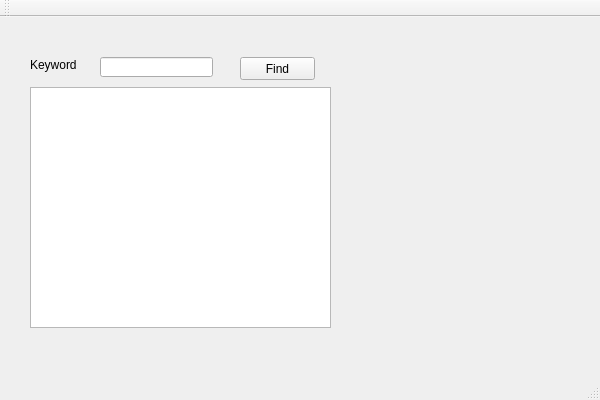
<?xml version="1.0" encoding="UTF-8"?>
<ui version="4.0">
 <class>MainWindow</class>
 <widget class="QMainWindow" name="MainWindow">
  <property name="geometry">
   <rect>
    <x>0</x>
    <y>0</y>
    <width>600</width>
    <height>400</height>
   </rect>
  </property>
  <property name="windowTitle">
   <string>MainWindow</string>
  </property>
  <widget class="QWidget" name="centralWidget">
   <widget class="QLabel" name="label">
    <property name="geometry">
     <rect>
      <x>30</x>
      <y>40</y>
      <width>61</width>
      <height>16</height>
     </rect>
    </property>
    <property name="text">
     <string>Keyword</string>
    </property>
   </widget>
   <widget class="QLineEdit" name="lineEdit">
    <property name="geometry">
     <rect>
      <x>100</x>
      <y>40</y>
      <width>113</width>
      <height>20</height>
     </rect>
    </property>
   </widget>
   <widget class="QPushButton" name="pushButton">
    <property name="geometry">
     <rect>
      <x>240</x>
      <y>40</y>
      <width>75</width>
      <height>23</height>
     </rect>
    </property>
    <property name="text">
     <string>Find</string>
    </property>
   </widget>
   <widget class="QTextEdit" name="textEdit">
    <property name="geometry">
     <rect>
      <x>30</x>
      <y>70</y>
      <width>301</width>
      <height>241</height>
     </rect>
    </property>
   </widget>
  </widget>
  <widget class="QMenuBar" name="menuBar">
   <property name="geometry">
    <rect>
     <x>0</x>
     <y>0</y>
     <width>600</width>
     <height>23</height>
    </rect>
   </property>
  </widget>
  <widget class="QToolBar" name="mainToolBar">
   <attribute name="toolBarArea">
    <enum>TopToolBarArea</enum>
   </attribute>
   <attribute name="toolBarBreak">
    <bool>false</bool>
   </attribute>
  </widget>
  <widget class="QStatusBar" name="statusBar"/>
 </widget>
 <layoutdefault spacing="6" margin="11"/>
 <resources/>
 <connections/>
</ui>
